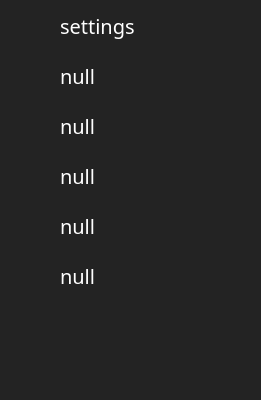
         <widget class="QFrame" name="menus_configuracoes">
          <property name="geometry">
           <rect>
            <x>-10</x>
            <y>680</y>
            <width>261</width>
            <height>400</height>
           </rect>
          </property>
          <property name="styleSheet">
           <string notr="true">QFrame {
	
	background-color: rgb(35, 35, 35);
	border: none;
}
QFrame:hover {
	background-color: rgb(35, 35, 35);
}
QFrame:pressed {
	background-color: rgb(35, 35, 35);
}</string>
          </property>
          <property name="frameShape">
           <enum>QFrame::StyledPanel</enum>
          </property>
          <property name="frameShadow">
           <enum>QFrame::Raised</enum>
          </property>
          <widget class="QFrame" name="barra_btn_configuracoes1">
           <property name="geometry">
            <rect>
             <x>0</x>
             <y>0</y>
             <width>261</width>
             <height>50</height>
            </rect>
           </property>
           <property name="styleSheet">
            <string notr="true">QFrame {
	border: none;
}
QFrame:hover {
	background-color: rgb(30,144,255);
}
QFrame:pressed {
	background-color: rgb(1,84,149);
}</string>
           </property>
           <property name="frameShape">
            <enum>QFrame::StyledPanel</enum>
           </property>
           <property name="frameShadow">
            <enum>QFrame::Raised</enum>
           </property>
           <widget class="QPushButton" name="btn_configuracoes1">
            <property name="geometry">
             <rect>
              <x>10</x>
              <y>0</y>
              <width>50</width>
              <height>50</height>
             </rect>
            </property>
            <property name="font">
             <font>
              <pointsize>12</pointsize>
              <weight>75</weight>
              <bold>true</bold>
             </font>
            </property>
            <property name="styleSheet">
             <string notr="true">QPushButton {
	background-image: url(:/configuracoes/imagens/services-24.png);
	background-color: transparent;
	background-repeat: no-repeat;
	background-position: center;
	border: none;
}
QPushButton:hover {
	background-color: rgb(30,144,255);
}
QPushButton:pressed {
	background-color: rgb(1,84,149);
}</string>
            </property>
            <property name="text">
             <string/>
            </property>
           </widget>
           <widget class="QLabel" name="texto_btn_configuracoes1">
            <property name="geometry">
             <rect>
              <x>60</x>
              <y>10</y>
              <width>171</width>
              <height>31</height>
             </rect>
            </property>
            <property name="font">
             <font>
              <family>SegoeUIl,12</family>
              <pointsize>1</pointsize>
              <weight>50</weight>
              <italic>false</italic>
              <bold>false</bold>
             </font>
            </property>
            <property name="styleSheet">
             <string notr="true">QLabel{
	background-color: transparent;
	color: rgb(255, 255, 255);
font: 20px SegoeUIl, bold;
}</string>
            </property>
            <property name="text">
             <string>settings</string>
            </property>
           </widget>
          </widget>
          <widget class="QFrame" name="barra_btn_configuracoes1_2">
           <property name="geometry">
            <rect>
             <x>0</x>
             <y>50</y>
             <width>261</width>
             <height>50</height>
            </rect>
           </property>
           <property name="styleSheet">
            <string notr="true">QFrame {
	border: none;
}
QFrame:hover {
	background-color: rgb(30,144,255);
}
QFrame:pressed {
	background-color: rgb(1,84,149);
}</string>
           </property>
           <property name="frameShape">
            <enum>QFrame::StyledPanel</enum>
           </property>
           <property name="frameShadow">
            <enum>QFrame::Raised</enum>
           </property>
           <widget class="QPushButton" name="btn_configuracoes1_2">
            <property name="geometry">
             <rect>
              <x>10</x>
              <y>0</y>
              <width>50</width>
              <height>50</height>
             </rect>
            </property>
            <property name="font">
             <font>
              <pointsize>12</pointsize>
              <weight>75</weight>
              <bold>true</bold>
             </font>
            </property>
            <property name="styleSheet">
             <string notr="true">QPushButton {
	background-image: url(:/configuracoes/imagens/services-24.png);
	background-color: transparent;
	background-repeat: no-repeat;
	background-position: center;
	border: none;
}
QPushButton:hover {
	background-color: rgb(30,144,255);
}
QPushButton:pressed {
	background-color: rgb(1,84,149);
}</string>
            </property>
            <property name="text">
             <string/>
            </property>
           </widget>
           <widget class="QLabel" name="texto_btn_configuracoes1_2">
            <property name="geometry">
             <rect>
              <x>60</x>
              <y>10</y>
              <width>171</width>
              <height>31</height>
             </rect>
            </property>
            <property name="font">
             <font>
              <family>SegoeUIl,12</family>
              <pointsize>1</pointsize>
              <weight>50</weight>
              <italic>false</italic>
              <bold>false</bold>
             </font>
            </property>
            <property name="styleSheet">
             <string notr="true">QLabel{
	background-color: transparent;
	color: rgb(255, 255, 255);
font: 20px SegoeUIl, bold;
}</string>
            </property>
            <property name="text">
             <string>null</string>
            </property>
           </widget>
          </widget>
          <widget class="QFrame" name="barra_btn_configuracoes1_3">
           <property name="geometry">
            <rect>
             <x>0</x>
             <y>100</y>
             <width>261</width>
             <height>50</height>
            </rect>
           </property>
           <property name="styleSheet">
            <string notr="true">QFrame {
	border: none;
}
QFrame:hover {
	background-color: rgb(30,144,255);
}
QFrame:pressed {
	background-color: rgb(1,84,149);
}</string>
           </property>
           <property name="frameShape">
            <enum>QFrame::StyledPanel</enum>
           </property>
           <property name="frameShadow">
            <enum>QFrame::Raised</enum>
           </property>
           <widget class="QPushButton" name="btn_configuracoes1_3">
            <property name="geometry">
             <rect>
              <x>10</x>
              <y>0</y>
              <width>50</width>
              <height>50</height>
             </rect>
            </property>
            <property name="font">
             <font>
              <pointsize>12</pointsize>
              <weight>75</weight>
              <bold>true</bold>
             </font>
            </property>
            <property name="styleSheet">
             <string notr="true">QPushButton {
	background-image: url(:/configuracoes/imagens/services-24.png);
	background-color: transparent;
	background-repeat: no-repeat;
	background-position: center;
	border: none;
}
QPushButton:hover {
	background-color: rgb(30,144,255);
}
QPushButton:pressed {
	background-color: rgb(1,84,149);
}</string>
            </property>
            <property name="text">
             <string/>
            </property>
           </widget>
           <widget class="QLabel" name="texto_btn_configuracoes1_3">
            <property name="geometry">
             <rect>
              <x>60</x>
              <y>10</y>
              <width>171</width>
              <height>31</height>
             </rect>
            </property>
            <property name="font">
             <font>
              <family>SegoeUIl,12</family>
              <pointsize>1</pointsize>
              <weight>50</weight>
              <italic>false</italic>
              <bold>false</bold>
             </font>
            </property>
            <property name="styleSheet">
             <string notr="true">QLabel{
	background-color: transparent;
	color: rgb(255, 255, 255);
font: 20px SegoeUIl, bold;
}</string>
            </property>
            <property name="text">
             <string>null</string>
            </property>
           </widget>
          </widget>
          <widget class="QFrame" name="barra_btn_configuracoes1_4">
           <property name="geometry">
            <rect>
             <x>0</x>
             <y>150</y>
             <width>261</width>
             <height>50</height>
            </rect>
           </property>
           <property name="styleSheet">
            <string notr="true">QFrame {
	border: none;
}
QFrame:hover {
	background-color: rgb(30,144,255);
}
QFrame:pressed {
	background-color: rgb(1,84,149);
}</string>
           </property>
           <property name="frameShape">
            <enum>QFrame::StyledPanel</enum>
           </property>
           <property name="frameShadow">
            <enum>QFrame::Raised</enum>
           </property>
           <widget class="QPushButton" name="btn_configuracoes1_5">
            <property name="geometry">
             <rect>
              <x>10</x>
              <y>0</y>
              <width>50</width>
              <height>50</height>
             </rect>
            </property>
            <property name="font">
             <font>
              <pointsize>12</pointsize>
              <weight>75</weight>
              <bold>true</bold>
             </font>
            </property>
            <property name="styleSheet">
             <string notr="true">QPushButton {
	background-image: url(:/configuracoes/imagens/services-24.png);
	background-color: transparent;
	background-repeat: no-repeat;
	background-position: center;
	border: none;
}
QPushButton:hover {
	background-color: rgb(30,144,255);
}
QPushButton:pressed {
	background-color: rgb(1,84,149);
}</string>
            </property>
            <property name="text">
             <string/>
            </property>
           </widget>
           <widget class="QLabel" name="texto_btn_configuracoes1_5">
            <property name="geometry">
             <rect>
              <x>60</x>
              <y>10</y>
              <width>171</width>
              <height>31</height>
             </rect>
            </property>
            <property name="font">
             <font>
              <family>SegoeUIl,12</family>
              <pointsize>1</pointsize>
              <weight>50</weight>
              <italic>false</italic>
              <bold>false</bold>
             </font>
            </property>
            <property name="styleSheet">
             <string notr="true">QLabel{
	background-color: transparent;
	color: rgb(255, 255, 255);
font: 20px SegoeUIl, bold;
}</string>
            </property>
            <property name="text">
             <string>null</string>
            </property>
           </widget>
          </widget>
          <widget class="QFrame" name="barra_btn_configuracoes1_5">
           <property name="geometry">
            <rect>
             <x>0</x>
             <y>200</y>
             <width>261</width>
             <height>50</height>
            </rect>
           </property>
           <property name="styleSheet">
            <string notr="true">QFrame {
	border: none;
}
QFrame:hover {
	background-color: rgb(30,144,255);
}
QFrame:pressed {
	background-color: rgb(1,84,149);
}</string>
           </property>
           <property name="frameShape">
            <enum>QFrame::StyledPanel</enum>
           </property>
           <property name="frameShadow">
            <enum>QFrame::Raised</enum>
           </property>
           <widget class="QPushButton" name="btn_configuracoes1_7">
            <property name="geometry">
             <rect>
              <x>10</x>
              <y>0</y>
              <width>50</width>
              <height>50</height>
             </rect>
            </property>
            <property name="font">
             <font>
              <pointsize>12</pointsize>
              <weight>75</weight>
              <bold>true</bold>
             </font>
            </property>
            <property name="styleSheet">
             <string notr="true">QPushButton {
	background-image: url(:/configuracoes/imagens/services-24.png);
	background-color: transparent;
	background-repeat: no-repeat;
	background-position: center;
	border: none;
}
QPushButton:hover {
	background-color: rgb(30,144,255);
}
QPushButton:pressed {
	background-color: rgb(1,84,149);
}</string>
            </property>
            <property name="text">
             <string/>
            </property>
           </widget>
           <widget class="QLabel" name="texto_btn_configuracoes1_7">
            <property name="geometry">
             <rect>
              <x>60</x>
              <y>10</y>
              <width>171</width>
              <height>31</height>
             </rect>
            </property>
            <property name="font">
             <font>
              <family>SegoeUIl,12</family>
              <pointsize>1</pointsize>
              <weight>50</weight>
              <italic>false</italic>
              <bold>false</bold>
             </font>
            </property>
            <property name="styleSheet">
             <string notr="true">QLabel{
	background-color: transparent;
	color: rgb(255, 255, 255);
font: 20px SegoeUIl, bold;
}</string>
            </property>
            <property name="text">
             <string>null</string>
            </property>
           </widget>
          </widget>
          <widget class="QFrame" name="barra_btn_configuracoes1_6">
           <property name="geometry">
            <rect>
             <x>0</x>
             <y>250</y>
             <width>261</width>
             <height>50</height>
            </rect>
           </property>
           <property name="styleSheet">
            <string notr="true">QFrame {
	border: none;
}
QFrame:hover {
	background-color: rgb(30,144,255);
}
QFrame:pressed {
	background-color: rgb(1,84,149);
}</string>
           </property>
           <property name="frameShape">
            <enum>QFrame::StyledPanel</enum>
           </property>
           <property name="frameShadow">
            <enum>QFrame::Raised</enum>
           </property>
           <widget class="QPushButton" name="btn_configuracoes1_8">
            <property name="geometry">
             <rect>
              <x>10</x>
              <y>0</y>
              <width>50</width>
              <height>50</height>
             </rect>
            </property>
            <property name="font">
             <font>
              <pointsize>12</pointsize>
              <weight>75</weight>
              <bold>true</bold>
             </font>
            </property>
            <property name="styleSheet">
             <string notr="true">QPushButton {
	background-image: url(:/configuracoes/imagens/services-24.png);
	background-color: transparent;
	background-repeat: no-repeat;
	background-position: center;
	border: none;
}
QPushButton:hover {
	background-color: rgb(30,144,255);
}
QPushButton:pressed {
	background-color: rgb(1,84,149);
}</string>
            </property>
            <property name="text">
             <string/>
            </property>
           </widget>
           <widget class="QLabel" name="texto_btn_configuracoes1_8">
            <property name="geometry">
             <rect>
              <x>60</x>
              <y>10</y>
              <width>171</width>
              <height>31</height>
             </rect>
            </property>
            <property name="font">
             <font>
              <family>SegoeUIl,12</family>
              <pointsize>1</pointsize>
              <weight>50</weight>
              <italic>false</italic>
              <bold>false</bold>
             </font>
            </property>
            <property name="styleSheet">
             <string notr="true">QLabel{
	background-color: transparent;
	color: rgb(255, 255, 255);
font: 20px SegoeUIl, bold;
}</string>
            </property>
            <property name="text">
             <string>null</string>
            </property>
           </widget>
          </widget>
         </widget>
